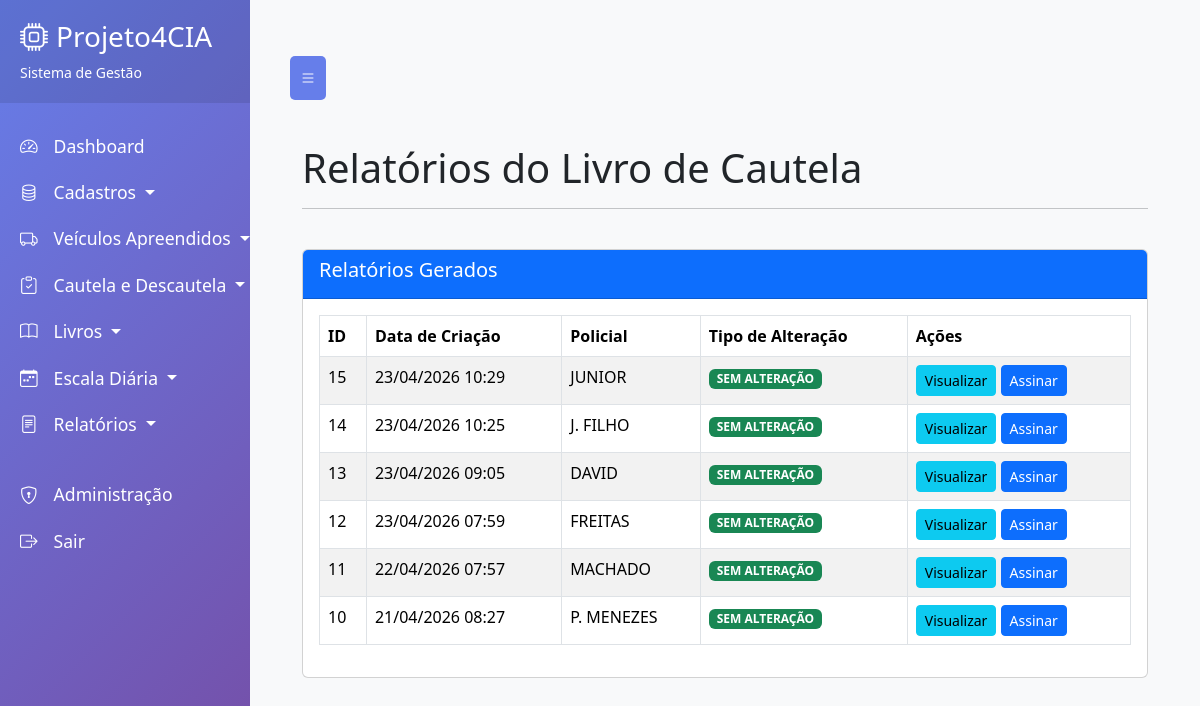
The page /livros/cautela/listar-relatorios/ on the database its author committed.
### aplicacoes/livros/livro_de_cautela/models.py (models this page shows, shortened)
class Relatorio(models.Model):
    conteudo_html = models.TextField()
    data_criacao = models.DateTimeField(auto_now_add=True)
    policial = models.ForeignKey(
        'cadastro_policiais.Policial',
        on_delete=models.SET_NULL,
        null=True,
        blank=True
    )
    observacoes = models.TextField(blank=True, null=True)
    tipo_alteracao = models.CharField(
        max_length=20,
        choices=[
            ('COM ALTERAÇÃO', 'Com Alteração'),
            ('SEM ALTERAÇÃO', 'Sem Alteração')
        ],
        blank=True,
        null=True
    )
    assinatura_passou = models.ImageField(
        'Assinatura Quem Passou',
        upload_to='relatorios/assinaturas/',
        blank=True,
        null=True
    )
    assinatura_recebeu = models.ImageField(
        'Assinatura Quem Recebeu',
        upload_to='relatorios/assinaturas/',
        blank=True,
        null=True
    )
    assinado_em = models.DateTimeField('Assinado em', blank=True, null=True)
    class Meta:
        ordering = ['-data_criacao']
        db_table = 'livro_de_cautela_relatorio'

### aplicacoes/cadastros/cadastro_policiais/models.py (models this page shows, shortened)
class Policial(models.Model):
    PATENTE_CHOICES = [
        ('SD PM', 'SD PM'),
        ('CB PM', 'CB PM'),
        ('3º SGT PM', '3º SGT PM'),
        ('2º SGT PM', '2º SGT PM'),
        ('1º SGT PM', '1º SGT PM'),
        ('ST PM', 'ST PM'),
        ('2º TEN QOPM', '2º TEN QOPM'),
        ('1º TEN QOPM', '1º TEN QOPM'),
        ('CAP QOPM', 'CAP QOPM'),
        ('MAJ QOPM', 'MAJ QOPM'),
        ('TC QOPM', 'TC QOPM'),
        ('CEL', 'CEL'),
    ]
    PATENTE_ORDER = {
        'SD PM': 1,
        'CB PM': 2,
        '3º SGT PM': 3,
        '2º SGT PM': 4,
        '1º SGT PM': 5,
        'ST PM': 6,
        '2º TEN QOPM': 7,
        '1º TEN QOPM': 8,
        'CAP QOPM': 9,
        'MAJ QOPM': 10,
        'TC QOPM': 11,
        'CEL': 12,
    }
    user = models.OneToOneField(User, on_delete=models.CASCADE, related_name='policial')
    nome_completo = models.CharField('Nome Completo', max_length=200)
    data_de_nascimento = models.DateField('Data de Nascimento', null=True, blank=True, help_text='Data de nascimento')
    nome_guerra = models.CharField('Nome de Guerra', max_length=50)
    patente = models.CharField('Patente', max_length=20, choices=PATENTE_CHOICES)
    data_promocao = models.DateField('Data da Promoção', null=True, blank=True, help_text='Data da última promoção')
    barra = models.IntegerField('Ano de Entrada', null=True, blank=True)
    numero_barra = models.CharField('Número da Barra', max_length=20, blank=True)
    matricula = models.CharField('Matrícula', max_length=20, unique=True)
    cpf = models.CharField('CPF', max_length=14, unique=True)
    telefone = models.CharField('Telefone', max_length=20)
    ativo = models.BooleanField('Ativo?', default=True)
    observacoes = models.TextField('Observações', blank=True)
    assinatura = models.ImageField(
        'Assinatura',
        upload_to='assinaturas/policiais/',
        blank=True,
        null=True,
        help_text='Upload da imagem da assinatura do policial (formato PNG)'
    )
    ordem_patente = models.IntegerField(
        'Ordem da Patente',
        editable=False,
        db_index=True,
        default=0,
        help_text='Campo automático para ordenação hierárquica das patentes'
    )
    criado_em = models.DateTimeField('Criado em', auto_now_add=True)
    atualizado_em = models.DateTimeField('Atualizado em', auto_now=True)
    class Meta:
        verbose_name = 'Policial'
        verbose_name_plural = 'Policiais'
        ordering = ['-ordem_patente','data_promocao', 'barra', 'numero_barra' ]

### aplicacoes/livros/livro_de_cautela/views.py (the view)
# urls.py: path('listar-relatorios/', views.listar_relatorios, name='listar_relatorios'),
def listar_relatorios(request):
    relatorios = Relatorio.objects.all().order_by('-data_criacao')
    paginator = Paginator(relatorios, 20)
    page_number = request.GET.get('page')
    page_obj = paginator.get_page(page_number)
    context = {
        'relatorios': page_obj,
    }
    return render(request, 'livro_de_cautela/listar_relatorios.html', context)

### aplicacoes/livros/livro_de_cautela/templates/livro_de_cautela/listar_relatorios.html (shortened to what this page needs)
{% extends 'base.html' %}
{% load static %}
{% block content %}
<div class="container-fluid mt-4">
    <div class="row mb-4">
        <div class="col-12">
            <h1>Relatórios do Livro de Cautela</h1>
            <hr>
        </div>
    </div>
    <div class="row">
        <div class="col-12">
            <div class="card">
                <div class="card-header bg-primary text-white">
                    <h5>Relatórios Gerados</h5>
                </div>
                <div class="card-body">
                    <div class="table-responsive">
                        <table class="table table-striped table-bordered">
                            <thead class="thead-dark">
                                <tr>
                                    <th>ID</th>
                                    <th>Data de Criação</th>
                                    <th>Policial</th>
                                    <th>Tipo de Alteração</th>
                                    <th>Ações</th>
                                </tr>
                            </thead>
                            <tbody>
                                {% for relatorio in relatorios %}
                                <tr>
                                    <td>{{ relatorio.id }}</td>
                                    <td>{{ relatorio.data_criacao|date:"d/m/Y H:i" }}</td>
                                    <td>{{ relatorio.policial.nome_guerra|default:"-" }}</td>
                                    <td>
                                        {% if relatorio.tipo_alteracao %}
                                            <span class="badge {% if relatorio.tipo_alteracao == 'COM ALTERAÇÃO' %}bg-warning{% else %}bg-success{% endif %}">
                                                {{ relatorio.tipo_alteracao }}
                                            </span>
                                        {% else %}
                                            -
                                        {% endif %}
                                    </td>
                                    <td>
                                        <a href="{% url 'livro_de_cautela:visualizar_relatorio' relatorio.id %}"
                                           class="btn btn-sm btn-info" target="_blank">
                                             Visualizar
                                        </a>
                                        <a href="{% url 'livro_de_cautela:pagina_assinaturas' relatorio.id %}"
                                           class="btn btn-sm btn-primary">
                                             Assinar
                                        </a>
                                    </td>
                                </tr>
                                {% empty %}
                                <tr>
                                    <td colspan="5" class="text-center">Nenhum relatório encontrado.</td>
                                </tr>
                                {% endfor %}
                            </tbody>
                        </table>
                    </div>
                </div>
            </div>
        </div>
    </div>
</div>
{% endblock %}

### base/templates/base.html (style rules this page uses)
body { background: #f8f9fa; }

### rows shown on the page
Relatorio: id "15", data_criacao "23/04/2026 10:29", policial.nome_guerra "JUNIOR", tipo_alteracao "SEM ALTERAÇÃO"
Relatorio: id "14", data_criacao "23/04/2026 10:25", policial.nome_guerra "J. FILHO", tipo_alteracao "SEM ALTERAÇÃO"
Relatorio: id "13", data_criacao "23/04/2026 09:05", policial.nome_guerra "DAVID", tipo_alteracao "SEM ALTERAÇÃO"
Relatorio: id "12", data_criacao "23/04/2026 07:59", policial.nome_guerra "FREITAS", tipo_alteracao "SEM ALTERAÇÃO"
Relatorio: id "11", data_criacao "22/04/2026 07:57", policial.nome_guerra "MACHADO", tipo_alteracao "SEM ALTERAÇÃO"
Relatorio: id "10", data_criacao "21/04/2026 08:27", policial.nome_guerra "P. MENEZES", tipo_alteracao "SEM ALTERAÇÃO"
